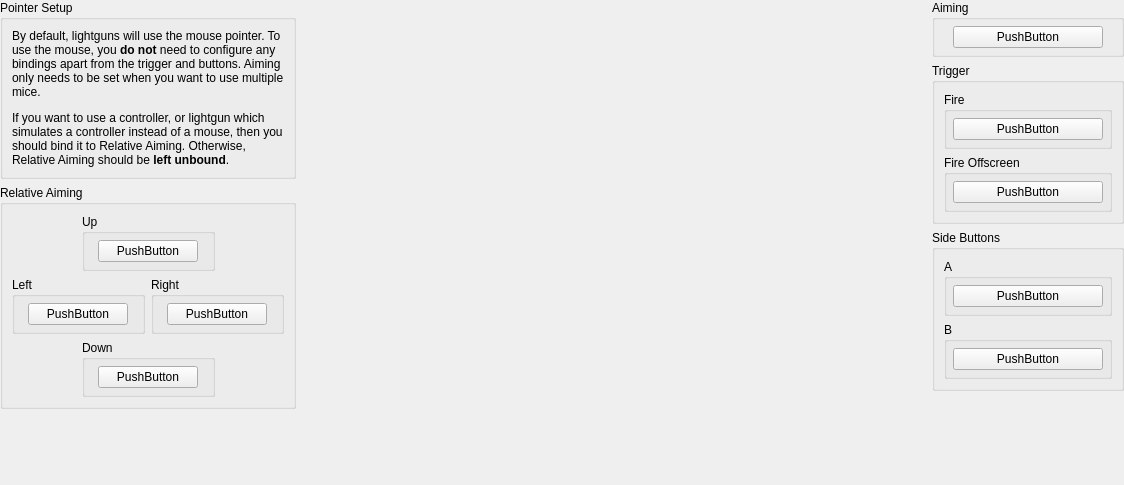
<?xml version="1.0" encoding="UTF-8"?>
<ui version="4.0">
 <class>ControllerBindingWidget_GunCon</class>
 <widget class="QWidget" name="ControllerBindingWidget_GunCon">
  <property name="geometry">
   <rect>
    <x>0</x>
    <y>0</y>
    <width>1124</width>
    <height>485</height>
   </rect>
  </property>
  <property name="sizePolicy">
   <sizepolicy hsizetype="MinimumExpanding" vsizetype="Preferred">
    <horstretch>0</horstretch>
    <verstretch>0</verstretch>
   </sizepolicy>
  </property>
  <property name="minimumSize">
   <size>
    <width>1000</width>
    <height>400</height>
   </size>
  </property>
  <layout class="QGridLayout" name="gridLayout_3">
   <property name="leftMargin">
    <number>0</number>
   </property>
   <property name="topMargin">
    <number>0</number>
   </property>
   <property name="rightMargin">
    <number>0</number>
   </property>
   <property name="bottomMargin">
    <number>0</number>
   </property>
   <item row="0" column="0">
    <layout class="QVBoxLayout" name="verticalLayout_5">
     <item>
      <widget class="QGroupBox" name="groupBox_18">
       <property name="title">
        <string>Pointer Setup</string>
       </property>
       <layout class="QVBoxLayout" name="verticalLayout_6">
        <item>
         <widget class="QLabel" name="label_4">
          <property name="text">
           <string>&lt;html&gt;&lt;head/&gt;&lt;body&gt;&lt;p&gt;By default, lightguns will use the mouse pointer. To use the mouse, you &lt;span style=&quot; font-weight:700;&quot;&gt;do not&lt;/span&gt; need to configure any bindings apart from the trigger and buttons. Aiming only needs to be set when you want to use multiple mice.&lt;/p&gt;&lt;p&gt;If you want to use a controller, or lightgun which simulates a controller instead of a mouse, then you should bind it to Relative Aiming. Otherwise, Relative Aiming should be &lt;span style=&quot; font-weight:700;&quot;&gt;left unbound&lt;/span&gt;.&lt;/p&gt;&lt;/body&gt;&lt;/html&gt;</string>
          </property>
          <property name="alignment">
           <set>Qt::AlignmentFlag::AlignLeading|Qt::AlignmentFlag::AlignLeft|Qt::AlignmentFlag::AlignTop</set>
          </property>
          <property name="wordWrap">
           <bool>true</bool>
          </property>
         </widget>
        </item>
       </layout>
      </widget>
     </item>
     <item>
      <widget class="QGroupBox" name="groupBox_20">
       <property name="title">
        <string extracomment="Try to use Sony's official terminology for this. A good place to start would be in the console or the DualShock 2's manual. If this element was officially translated to your language by Sony in later DualShocks, you may use that term.">Relative Aiming</string>
       </property>
       <layout class="QGridLayout" name="gridLayout_18">
        <item row="3" column="1" colspan="2">
         <widget class="QGroupBox" name="groupBox_21">
          <property name="title">
           <string>Down</string>
          </property>
          <layout class="QGridLayout" name="gridLayout_20">
           <property name="leftMargin">
            <number>6</number>
           </property>
           <property name="topMargin">
            <number>6</number>
           </property>
           <property name="rightMargin">
            <number>6</number>
           </property>
           <property name="bottomMargin">
            <number>6</number>
           </property>
           <item row="0" column="0">
            <widget class="InputBindingWidget" name="RelativeDown">
             <property name="minimumSize">
              <size>
               <width>100</width>
               <height>0</height>
              </size>
             </property>
             <property name="maximumSize">
              <size>
               <width>100</width>
               <height>16777215</height>
              </size>
             </property>
             <property name="text">
              <string notr="true">PushButton</string>
             </property>
            </widget>
           </item>
          </layout>
         </widget>
        </item>
        <item row="0" column="1" colspan="2">
         <widget class="QGroupBox" name="groupBox_23">
          <property name="title">
           <string>Up</string>
          </property>
          <layout class="QGridLayout" name="gridLayout_22">
           <property name="leftMargin">
            <number>6</number>
           </property>
           <property name="topMargin">
            <number>6</number>
           </property>
           <property name="rightMargin">
            <number>6</number>
           </property>
           <property name="bottomMargin">
            <number>6</number>
           </property>
           <item row="0" column="0">
            <widget class="InputBindingWidget" name="RelativeUp">
             <property name="minimumSize">
              <size>
               <width>100</width>
               <height>0</height>
              </size>
             </property>
             <property name="maximumSize">
              <size>
               <width>100</width>
               <height>16777215</height>
              </size>
             </property>
             <property name="text">
              <string notr="true">PushButton</string>
             </property>
            </widget>
           </item>
          </layout>
         </widget>
        </item>
        <item row="2" column="0" colspan="2">
         <widget class="QGroupBox" name="groupBox_22">
          <property name="title">
           <string>Left</string>
          </property>
          <layout class="QGridLayout" name="gridLayout_21">
           <property name="leftMargin">
            <number>6</number>
           </property>
           <property name="topMargin">
            <number>6</number>
           </property>
           <property name="rightMargin">
            <number>6</number>
           </property>
           <property name="bottomMargin">
            <number>6</number>
           </property>
           <item row="0" column="0">
            <widget class="InputBindingWidget" name="RelativeLeft">
             <property name="minimumSize">
              <size>
               <width>100</width>
               <height>0</height>
              </size>
             </property>
             <property name="maximumSize">
              <size>
               <width>100</width>
               <height>16777215</height>
              </size>
             </property>
             <property name="text">
              <string notr="true">PushButton</string>
             </property>
            </widget>
           </item>
          </layout>
         </widget>
        </item>
        <item row="2" column="2" colspan="2">
         <widget class="QGroupBox" name="groupBox_24">
          <property name="title">
           <string>Right</string>
          </property>
          <layout class="QGridLayout" name="gridLayout_23">
           <property name="leftMargin">
            <number>6</number>
           </property>
           <property name="topMargin">
            <number>6</number>
           </property>
           <property name="rightMargin">
            <number>6</number>
           </property>
           <property name="bottomMargin">
            <number>6</number>
           </property>
           <item row="0" column="0">
            <widget class="InputBindingWidget" name="RelativeRight">
             <property name="minimumSize">
              <size>
               <width>100</width>
               <height>0</height>
              </size>
             </property>
             <property name="maximumSize">
              <size>
               <width>100</width>
               <height>16777215</height>
              </size>
             </property>
             <property name="text">
              <string notr="true">PushButton</string>
             </property>
            </widget>
           </item>
          </layout>
         </widget>
        </item>
       </layout>
      </widget>
     </item>
     <item>
      <spacer name="verticalSpacer_5">
       <property name="orientation">
        <enum>Qt::Orientation::Vertical</enum>
       </property>
       <property name="sizeHint" stdset="0">
        <size>
         <width>0</width>
         <height>0</height>
        </size>
       </property>
      </spacer>
     </item>
    </layout>
   </item>
   <item row="0" column="1">
    <layout class="QGridLayout" name="gridLayout_2">
     <item row="1" column="0">
      <spacer name="horizontalSpacer">
       <property name="orientation">
        <enum>Qt::Orientation::Horizontal</enum>
       </property>
       <property name="sizeHint" stdset="0">
        <size>
         <width>35</width>
         <height>263</height>
        </size>
       </property>
      </spacer>
     </item>
     <item row="1" column="1" colspan="2">
      <widget class="QLabel" name="label_3">
       <property name="sizePolicy">
        <sizepolicy hsizetype="Fixed" vsizetype="Fixed">
         <horstretch>0</horstretch>
         <verstretch>0</verstretch>
        </sizepolicy>
       </property>
       <property name="maximumSize">
        <size>
         <width>400</width>
         <height>266</height>
        </size>
       </property>
       <property name="text">
        <string/>
       </property>
       <property name="pixmap">
        <pixmap resource="resources/duckstation-qt.qrc">:/controllers/guncon.svg</pixmap>
       </property>
       <property name="scaledContents">
        <bool>true</bool>
       </property>
      </widget>
     </item>
     <item row="1" column="3">
      <spacer name="horizontalSpacer_2">
       <property name="orientation">
        <enum>Qt::Orientation::Horizontal</enum>
       </property>
       <property name="sizeHint" stdset="0">
        <size>
         <width>36</width>
         <height>263</height>
        </size>
       </property>
      </spacer>
     </item>
     <item row="0" column="1" colspan="2">
      <spacer name="verticalSpacer_2">
       <property name="orientation">
        <enum>Qt::Orientation::Vertical</enum>
       </property>
       <property name="sizeHint" stdset="0">
        <size>
         <width>20</width>
         <height>40</height>
        </size>
       </property>
      </spacer>
     </item>
     <item row="2" column="1" colspan="2">
      <spacer name="verticalSpacer_3">
       <property name="orientation">
        <enum>Qt::Orientation::Vertical</enum>
       </property>
       <property name="sizeHint" stdset="0">
        <size>
         <width>20</width>
         <height>40</height>
        </size>
       </property>
      </spacer>
     </item>
    </layout>
   </item>
   <item row="0" column="2">
    <layout class="QVBoxLayout" name="verticalLayout">
     <item>
      <widget class="QGroupBox" name="groupBox_7">
       <property name="title">
        <string>Aiming</string>
       </property>
       <layout class="QGridLayout" name="gridLayout_10">
        <property name="leftMargin">
         <number>6</number>
        </property>
        <property name="topMargin">
         <number>6</number>
        </property>
        <property name="rightMargin">
         <number>6</number>
        </property>
        <property name="bottomMargin">
         <number>6</number>
        </property>
        <item row="0" column="0">
         <widget class="InputBindingWidget" name="Pointer">
          <property name="minimumSize">
           <size>
            <width>150</width>
            <height>0</height>
           </size>
          </property>
          <property name="maximumSize">
           <size>
            <width>150</width>
            <height>16777215</height>
           </size>
          </property>
          <property name="text">
           <string>PushButton</string>
          </property>
         </widget>
        </item>
       </layout>
      </widget>
     </item>
     <item>
      <widget class="QGroupBox" name="groupBox_8">
       <property name="title">
        <string>Trigger</string>
       </property>
       <layout class="QGridLayout" name="gridLayout_24">
        <item row="2" column="0" colspan="2">
         <widget class="QGroupBox" name="groupBox_9">
          <property name="title">
           <string>Fire Offscreen</string>
          </property>
          <layout class="QGridLayout" name="gridLayout_25">
           <property name="leftMargin">
            <number>6</number>
           </property>
           <property name="topMargin">
            <number>6</number>
           </property>
           <property name="rightMargin">
            <number>6</number>
           </property>
           <property name="bottomMargin">
            <number>6</number>
           </property>
           <item row="0" column="0">
            <widget class="InputBindingWidget" name="ShootOffscreen">
             <property name="minimumSize">
              <size>
               <width>150</width>
               <height>0</height>
              </size>
             </property>
             <property name="maximumSize">
              <size>
               <width>150</width>
               <height>16777215</height>
              </size>
             </property>
             <property name="text">
              <string>PushButton</string>
             </property>
            </widget>
           </item>
          </layout>
         </widget>
        </item>
        <item row="0" column="0" colspan="2">
         <widget class="QGroupBox" name="groupBox_25">
          <property name="title">
           <string>Fire</string>
          </property>
          <layout class="QGridLayout" name="gridLayout_26">
           <property name="leftMargin">
            <number>6</number>
           </property>
           <property name="topMargin">
            <number>6</number>
           </property>
           <property name="rightMargin">
            <number>6</number>
           </property>
           <property name="bottomMargin">
            <number>6</number>
           </property>
           <item row="0" column="0">
            <widget class="InputBindingWidget" name="Trigger">
             <property name="minimumSize">
              <size>
               <width>150</width>
               <height>0</height>
              </size>
             </property>
             <property name="maximumSize">
              <size>
               <width>150</width>
               <height>16777215</height>
              </size>
             </property>
             <property name="text">
              <string>PushButton</string>
             </property>
            </widget>
           </item>
          </layout>
         </widget>
        </item>
       </layout>
      </widget>
     </item>
     <item>
      <widget class="QGroupBox" name="groupBox_26">
       <property name="title">
        <string>Side Buttons</string>
       </property>
       <layout class="QGridLayout" name="gridLayout_27">
        <item row="2" column="0" colspan="2">
         <widget class="QGroupBox" name="groupBox_27">
          <property name="title">
           <string>B</string>
          </property>
          <layout class="QGridLayout" name="gridLayout_28">
           <property name="leftMargin">
            <number>6</number>
           </property>
           <property name="topMargin">
            <number>6</number>
           </property>
           <property name="rightMargin">
            <number>6</number>
           </property>
           <property name="bottomMargin">
            <number>6</number>
           </property>
           <item row="0" column="0">
            <widget class="InputBindingWidget" name="B">
             <property name="minimumSize">
              <size>
               <width>150</width>
               <height>0</height>
              </size>
             </property>
             <property name="maximumSize">
              <size>
               <width>150</width>
               <height>16777215</height>
              </size>
             </property>
             <property name="text">
              <string>PushButton</string>
             </property>
            </widget>
           </item>
          </layout>
         </widget>
        </item>
        <item row="0" column="0" colspan="2">
         <widget class="QGroupBox" name="groupBox_28">
          <property name="title">
           <string>A</string>
          </property>
          <layout class="QGridLayout" name="gridLayout_29">
           <property name="leftMargin">
            <number>6</number>
           </property>
           <property name="topMargin">
            <number>6</number>
           </property>
           <property name="rightMargin">
            <number>6</number>
           </property>
           <property name="bottomMargin">
            <number>6</number>
           </property>
           <item row="0" column="0">
            <widget class="InputBindingWidget" name="A">
             <property name="minimumSize">
              <size>
               <width>150</width>
               <height>0</height>
              </size>
             </property>
             <property name="maximumSize">
              <size>
               <width>150</width>
               <height>16777215</height>
              </size>
             </property>
             <property name="text">
              <string>PushButton</string>
             </property>
            </widget>
           </item>
          </layout>
         </widget>
        </item>
       </layout>
      </widget>
     </item>
     <item>
      <spacer name="verticalSpacer_4">
       <property name="orientation">
        <enum>Qt::Orientation::Vertical</enum>
       </property>
       <property name="sizeHint" stdset="0">
        <size>
         <width>0</width>
         <height>0</height>
        </size>
       </property>
      </spacer>
     </item>
    </layout>
   </item>
   <item row="1" column="1">
    <spacer name="verticalSpacer">
     <property name="orientation">
      <enum>Qt::Orientation::Vertical</enum>
     </property>
     <property name="sizeHint" stdset="0">
      <size>
       <width>20</width>
       <height>40</height>
      </size>
     </property>
    </spacer>
   </item>
  </layout>
 </widget>
 <customwidgets>
  <customwidget>
   <class>InputBindingWidget</class>
   <extends>QPushButton</extends>
   <header>inputbindingwidgets.h</header>
  </customwidget>
 </customwidgets>
 <resources>
  <include location="resources/duckstation-qt.qrc"/>
  <include location="resources/duckstation-qt.qrc"/>
 </resources>
 <connections/>
</ui>
